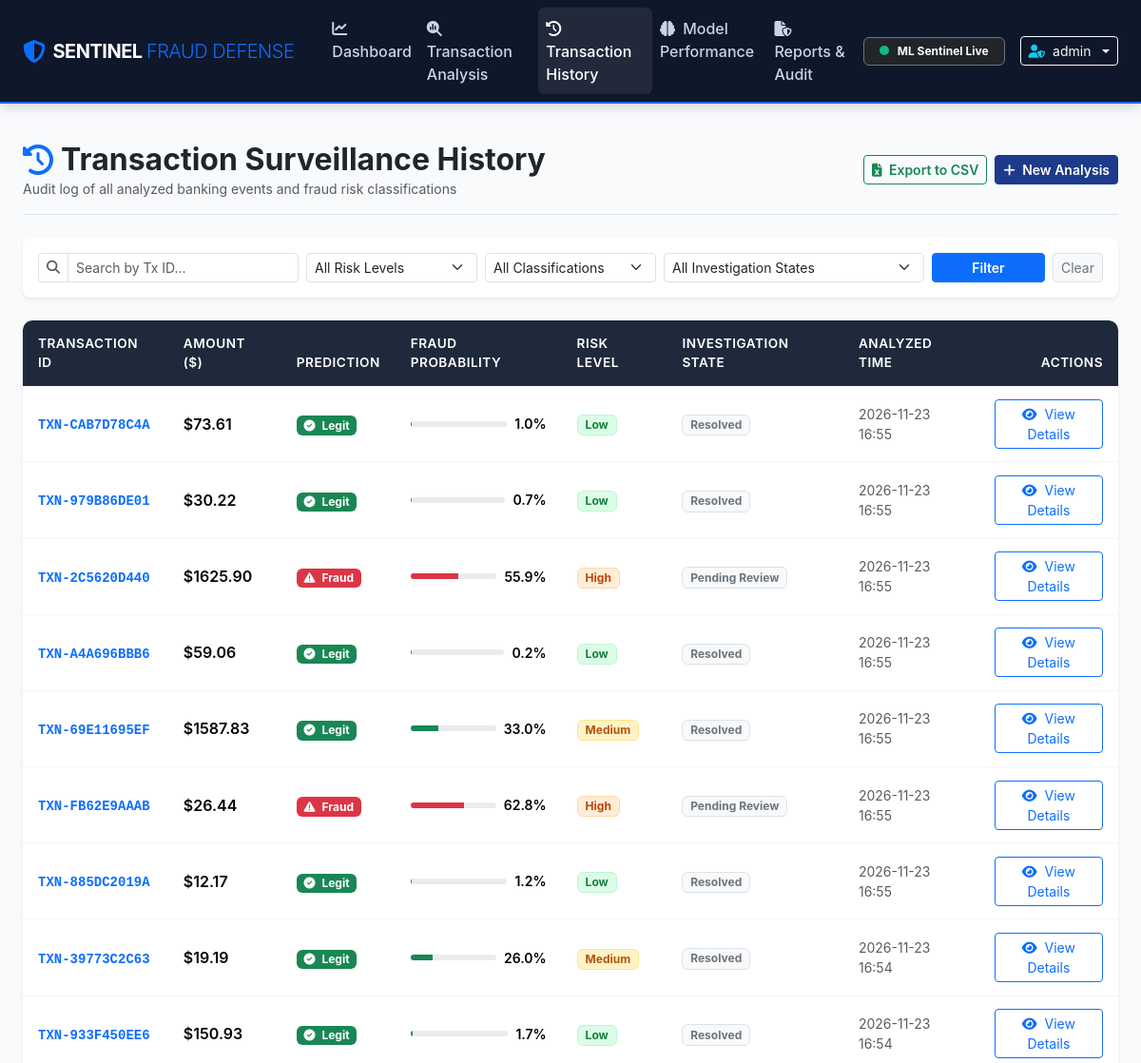
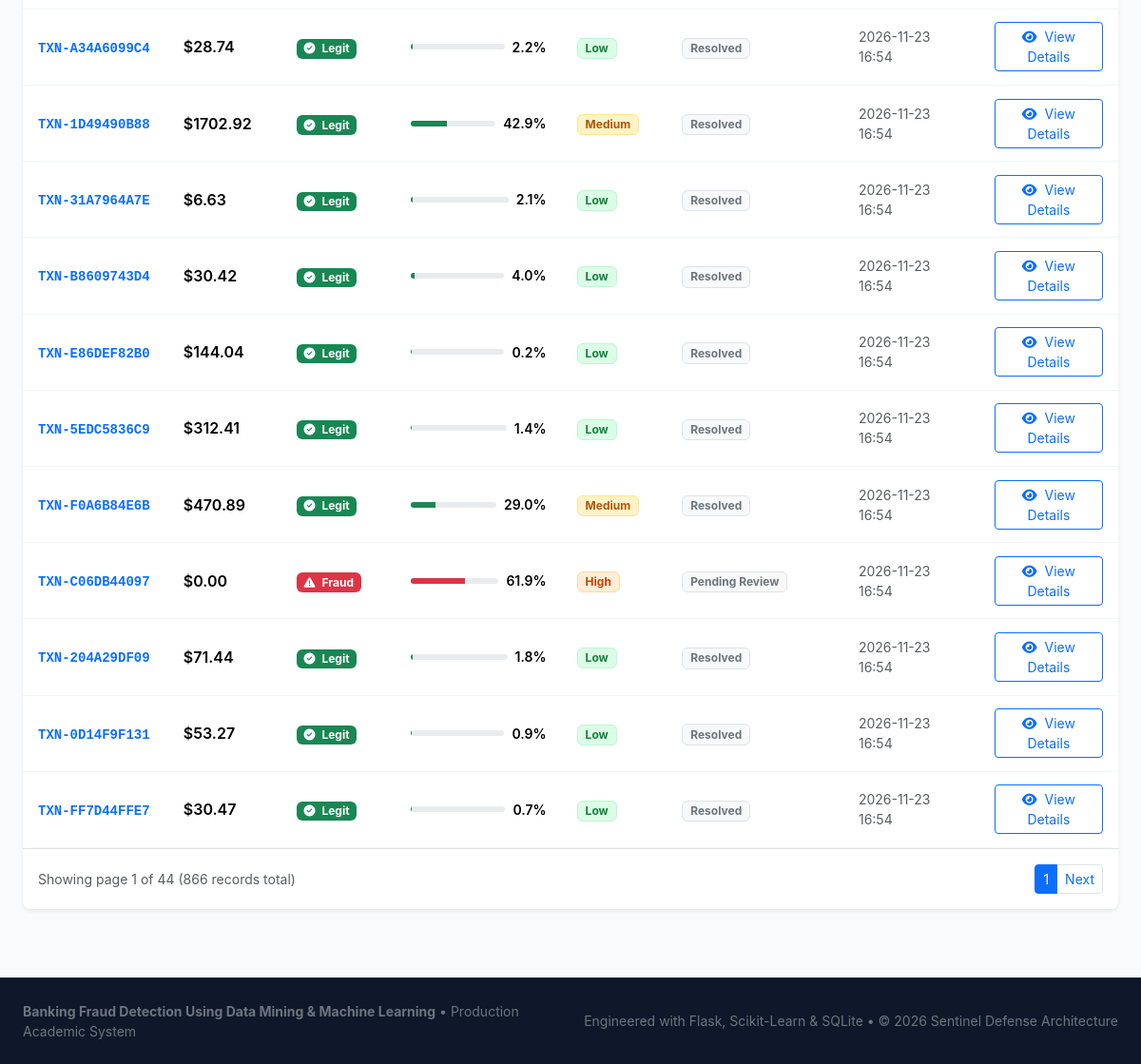
The page /transactions/history (signed in) on the database its author committed (2 pictures, top to bottom).
### database/db.py (models this page shows, shortened)
class TransactionRecord(db.Model):
    __tablename__ = 'transactions'
    id = db.Column(db.Integer, primary_key=True)
    transaction_id = db.Column(db.String(64), unique=True, nullable=False, index=True)
    time_offset = db.Column(db.Float, default=0.0) # Seconds from reference
    amount = db.Column(db.Float, nullable=False)
    feature_v1 = db.Column(db.Float, default=0.0)
    feature_v2 = db.Column(db.Float, default=0.0)
    feature_v3 = db.Column(db.Float, default=0.0)
    feature_v4 = db.Column(db.Float, default=0.0)
    feature_v10 = db.Column(db.Float, default=0.0)
    feature_v12 = db.Column(db.Float, default=0.0)
    feature_v14 = db.Column(db.Float, default=0.0)
    feature_v17 = db.Column(db.Float, default=0.0)
    features_json = db.Column(db.Text, nullable=True) # Full V1-V28 vector
    prediction = db.Column(db.String(20), nullable=False) # 'Legitimate' or 'Fraudulent'
    is_fraud = db.Column(db.Boolean, nullable=False, default=False)
    fraud_probability = db.Column(db.Float, nullable=False)
    risk_level = db.Column(db.String(20), nullable=False) # 'Low', 'Medium', 'High', 'Critical'
    indicators_json = db.Column(db.Text, nullable=True) # Explanatory factors
    is_investigated = db.Column(db.Boolean, default=False)
    investigation_status = db.Column(db.String(30), default='Pending Review') # 'Pending Review', 'Confirmed Fraud', 'False Positive', 'Resolved'
    admin_notes = db.Column(db.Text, nullable=True)
    created_at = db.Column(db.DateTime, default=get_utc_now, index=True)

### routes/transactions.py (the view)
@transactions_bp.route('/transactions/history')
@login_required
def history():
    page = request.args.get('page', 1, type=int)
    search = request.args.get('search', '').strip()
    risk_filter = request.args.get('risk', '').strip()
    status_filter = request.args.get('status', '').strip()
    investigation_filter = request.args.get('investigation', '').strip()
    query = TransactionRecord.query
    if search:
        query = query.filter(TransactionRecord.transaction_id.ilike(f"%{search}%"))
    if risk_filter:
        query = query.filter_by(risk_level=risk_filter)
    if status_filter:
        if status_filter == 'Fraudulent':
            query = query.filter_by(is_fraud=True)
        elif status_filter == 'Legitimate':
            query = query.filter_by(is_fraud=False)
    if investigation_filter:
        query = query.filter_by(investigation_status=investigation_filter)
    pagination = query.order_by(TransactionRecord.created_at.desc()).paginate(
        page=page, per_page=20, error_out=False
    )
    return render_template(
        'history.html',
        pagination=pagination,
        search=search,
        risk_filter=risk_filter,
        status_filter=status_filter,
        investigation_filter=investigation_filter
    )

### routes/auth.py (called while the page is built)
def login_required(f):
    @wraps(f)
    def decorated_function(*args, **kwargs):
        if 'user_id' not in session:
            flash('Please log in to access this page.', 'warning')
            return redirect(url_for('auth.login', next=request.url))
        return f(*args, **kwargs)
    return decorated_function

### templates/history.html (shortened to what this page needs)
{% extends "base.html" %}
{% block content %}
<div class="container-fluid px-4 py-4">
    <div class="d-flex flex-wrap align-items-center justify-content-between pb-3 mb-4 border-bottom gap-2">
        <div>
            <h2 class="fw-bold text-dark mb-0 d-flex align-items-center gap-2">
                <i class="fa-solid fa-clock-rotate-left text-primary"></i>
                Transaction Surveillance History
            </h2>
            <p class="text-muted small mb-0">Audit log of all analyzed banking events and fraud risk classifications</p>
        </div>
        <div class="d-flex gap-2">
            <a href="{{ url_for('reports.export_csv') }}" class="btn btn-outline-success btn-sm fw-semibold">
                <i class="fa-solid fa-file-excel me-1"></i> Export to CSV
            </a>
            <a href="{{ url_for('transactions.index') }}" class="btn btn-primary btn-sm fw-semibold" style="background-color: #1e3a8a; border-color: #1e3a8a;">
                <i class="fa-solid fa-plus me-1"></i> New Analysis
            </a>
        </div>
    </div>
    <div class="card shadow-sm border-0 rounded-3 mb-4">
        <div class="card-body p-3">
            <form method="GET" action="{{ url_for('transactions.history') }}" class="row g-2 align-items-center">
                <div class="col-md-3">
                    <div class="input-group input-group-sm">
                        <span class="input-group-text bg-white text-muted"><i class="fa-solid fa-magnifying-glass"></i></span>
                        <input type="text" class="form-control" name="search" placeholder="Search by Tx ID..." value="{{ search }}">
                    </div>
                </div>
                <div class="col-md-2">
                    <select class="form-select form-select-sm" name="risk">
                        <option value="">All Risk Levels</option>
                    </select>
                </div>
                <div class="col-md-2">
                    <select class="form-select form-select-sm" name="status">
                        <option value="">All Classifications</option>
                    </select>
                </div>
                <div class="col-md-3">
                    <select class="form-select form-select-sm" name="investigation">
                        <option value="">All Investigation States</option>
                    </select>
                </div>
                <div class="col-md-2 d-flex gap-2">
                    <button type="submit" class="btn btn-primary btn-sm flex-grow-1 fw-semibold">
                        Filter
                    </button>
                    <a href="{{ url_for('transactions.history') }}" class="btn btn-light border btn-sm text-secondary">
                        Clear
                    </a>
                </div>
            </form>
        </div>
    </div>
    <div class="card shadow-sm border-0 rounded-3 overflow-hidden">
        <div class="card-body p-0">
            <div class="table-responsive">
                <table class="table table-hover table-sentinel mb-0 align-middle">
                    <thead>
                        <tr>
                            <th>Transaction ID</th>
                            <th>Amount ($)</th>
                            <th>Prediction</th>
                            <th>Fraud Probability</th>
                            <th>Risk Level</th>
                            <th>Investigation State</th>
                            <th>Analyzed Time</th>
                            <th class="text-end">Actions</th>
                        </tr>
                    </thead>
                    <tbody>
                        {% for tx in pagination.items %}
                        <tr>
                            <td>
                                <code class="text-primary fw-bold">{{ tx.transaction_id }}</code>
                            </td>
                            <td class="fw-semibold">${{ "%.2f"|format(tx.amount) }}</td>
                            <td>
                                {% if tx.is_fraud %}
                                    <span class="badge bg-danger text-white"><i class="fa-solid fa-triangle-exclamation me-1"></i> Fraud</span>
                                {% else %}
                                    <span class="badge bg-success text-white"><i class="fa-solid fa-circle-check me-1"></i> Legit</span>
                                {% endif %}
                            </td>
                            <td>
                                <div class="d-flex align-items-center gap-2">
                                    <div class="progress flex-grow-1" style="height: 6px; width: 60px;">
                                        <div class="progress-bar {% if tx.fraud_probability > 0.5 %}bg-danger{% else %}bg-success{% endif %}" style="width: {{ tx.fraud_probability * 100 }}%"></div>
                                    </div>
                                    <span class="small fw-semibold">{{ "%.1f"|format(tx.fraud_probability * 100) }}%</span>
                                </div>
                            </td>
                            <td>
                                <span class="badge badge-{{ tx.risk_level|lower }} px-2 py-1">{{ tx.risk_level }}</span>
                            </td>
                            <td>
                                <span class="badge bg-light text-secondary border">{{ tx.investigation_status }}</span>
                            </td>
                            <td class="small text-muted">{{ tx.created_at.strftime('%Y-%m-%d %H:%M') }}</td>
                            <td class="text-end">
                                <a href="{{ url_for('transactions.results', id=tx.id) }}" class="btn btn-outline-primary btn-sm py-1 px-2">
                                    <i class="fa-solid fa-eye me-1"></i> View Details
                                </a>
                            </td>
                        </tr>
                        {% endfor %}
                    </tbody>
                </table>
            </div>
        </div>
        {% if pagination.pages > 1 %}
        <div class="card-footer bg-white border-top py-3 d-flex justify-content-between align-items-center">
            <span class="small text-muted">
                Showing page {{ pagination.page }} of {{ pagination.pages }} ({{ pagination.total }} records total)
            </span>
            <nav>
                <ul class="pagination pagination-sm mb-0">
                    <li class="page-item active">
                        <span class="page-link">{{ pagination.page }}</span>
                    </li>
                    {% if pagination.has_next %}
                    <li class="page-item">
                        <a class="page-link" href="{{ url_for('transactions.history', page=pagination.next_num, search=search, risk=risk_filter, status=status_filter, investigation=investigation_filter) }}">Next</a>
                    </li>
                    {% endif %}
                </ul>
            </nav>
        </div>
        {% endif %}
    </div>
</div>
{% endblock %}

### templates/base.html (shortened to what this page needs)
<!DOCTYPE html>
<html lang="en">
<head>
    <link href="https://cdn.jsdelivr.net/npm/bootstrap@5.3.2/dist/css/bootstrap.min.css" rel="stylesheet">
    <link href="https://cdnjs.cloudflare.com/ajax/libs/font-awesome/6.4.2/css/all.min.css" rel="stylesheet">
    <link rel="stylesheet" href="{{ url_for('static', filename='css/style.css') }}">
</head>
<body>
    <nav class="navbar navbar-expand-lg navbar-dark navbar-sentinel sticky-top">
        <div class="container-fluid px-4">
            <a class="navbar-brand d-flex align-items-center" href="{{ url_for('dashboard.index') if 'user_id' in session else url_for('auth.login') }}">
                <i class="fa-solid fa-shield-halved text-primary fs-4 me-2"></i>
                <span>SENTINEL <span class="fw-light text-primary">FRAUD DEFENSE</span></span>
            </a>
            {% if 'user_id' in session %}
            <div class="collapse navbar-collapse" id="sentinelNav">
                <ul class="navbar-nav me-auto mb-2 mb-lg-0 ms-lg-3">
                    <li class="nav-item">
                        <a class="nav-link {% if request.endpoint == 'dashboard.index' %}active{% endif %}" href="{{ url_for('dashboard.index') }}">
                            <i class="fa-solid fa-chart-line me-1"></i> Dashboard
                        </a>
                    </li>
                    <li class="nav-item">
                        <a class="nav-link {% if request.endpoint == 'transactions.index' %}active{% endif %}" href="{{ url_for('transactions.index') }}">
                            <i class="fa-solid fa-magnifying-glass-chart me-1"></i> Transaction Analysis
                        </a>
                    </li>
                    <li class="nav-item">
                        <a class="nav-link {% if request.endpoint == 'transactions.history' %}active{% endif %}" href="{{ url_for('transactions.history') }}">
                            <i class="fa-solid fa-clock-rotate-left me-1"></i> Transaction History
                        </a>
                    </li>
                    <li class="nav-item">
                        <a class="nav-link {% if request.endpoint == 'reports.performance' %}active{% endif %}" href="{{ url_for('reports.performance') }}">
                            <i class="fa-solid fa-brain me-1"></i> Model Performance
                        </a>
                    </li>
                    <li class="nav-item">
                        <a class="nav-link {% if request.endpoint == 'reports.index' %}active{% endif %}" href="{{ url_for('reports.index') }}">
                            <i class="fa-solid fa-file-shield me-1"></i> Reports & Audit
                        </a>
                    </li>
                </ul>
                <div class="d-flex align-items-center gap-3">
                    <span class="badge bg-dark border border-secondary text-light px-3 py-2">
                        <span class="pulse-dot"></span> ML Sentinel Live
                    </span>
                    <div class="dropdown">
                        <button class="btn btn-outline-light btn-sm dropdown-toggle d-flex align-items-center gap-2" type="button" data-bs-toggle="dropdown">
                            <i class="fa-solid fa-user-shield text-info"></i>
                            <span>{{ session.get('username', 'Admin') }}</span>
                        </button>
                    </div>
                </div>
            </div>
            {% endif %}
        </div>
    </nav>
    <main class="flex-grow-1">
        {% block content %}{% endblock %}
    </main>
    <footer class="mt-5 py-4">
        <div class="container-fluid px-4 text-center">
            <div class="row align-items-center">
                <div class="col-md-6 text-md-start text-secondary small">
                    <strong>Banking Fraud Detection Using Data Mining & Machine Learning</strong> &bull; Production Academic System
                </div>
                <div class="col-md-6 text-md-end text-secondary small">
                    Engineered with Flask, Scikit-Learn & SQLite &bull; &copy; 2026 Sentinel Defense Architecture
                </div>
            </div>
        </div>
    </footer>
</body>
</html>

### static/css/style.css (style rules this page uses)
:root { --navy-900: #0f172a; --navy-800: #1e293b; --navy-700: #334155; --navy-600: #475569; --navy-100: #f1f5f9; --navy-50: #f8fafc; --primary-blue: #2563eb; --accent-indigo: #4f46e5; --fraud-red: #ef4444; --legit-green: #10b981; --warn-amber: #f59e0b; --high-orange: #ea580c; }
body { background-color: var(--navy-50); font-family: -apple-system, BlinkMacSystemFont, "Segoe UI", Roboto, "Helvetica Neue", Arial, sans-serif; color: var(--navy-900); min-height: 100vh; display: flex; flex-direction: column; }
.navbar-sentinel { background-color: var(--navy-900); border-bottom: 2px solid #2563eb; box-shadow: 0 4px 12px rgba(15, 23, 42, 0.15); }
.navbar-sentinel .navbar-brand { font-weight: 700; letter-spacing: -0.5px; color: #ffffff !important; }
.navbar-sentinel .nav-link { color: #cbd5e1 !important; font-weight: 500; padding: 0.6rem 1rem; border-radius: 6px; transition: all 0.2s ease-in-out; }
.navbar-sentinel .nav-link:hover, .navbar-sentinel .nav-link.active { color: #ffffff !important; background-color: rgba(255, 255, 255, 0.08); }
.badge-low { background-color: #dcfce7; color: #15803d; border: 1px solid #bbf7d0; }
.badge-medium { background-color: #fef3c7; color: #b45309; border: 1px solid #fde68a; }
.badge-high { background-color: #ffedd5; color: #c2410c; border: 1px solid #fed7aa; }
.table-sentinel { background: #ffffff; border-radius: 10px; overflow: hidden; }
.table-sentinel thead th { background-color: var(--navy-800); color: #ffffff; font-weight: 600; font-size: 0.85rem; text-transform: uppercase; letter-spacing: 0.5px; border: none; padding: 0.9rem 1rem; }
.table-sentinel tbody td { padding: 0.85rem 1rem; vertical-align: middle; border-bottom: 1px solid #f1f5f9; }
.pulse-dot { display: inline-block; width: 10px; height: 10px; border-radius: 50%; background-color: #10b981; margin-right: 6px; animation: pulse 1.5s infinite; }
footer { margin-top: auto; background: var(--navy-900); color: #94a3b8; padding: 1.5rem 0; border-top: 1px solid var(--navy-800); }

### rows shown on the page
TransactionRecord: transaction_id "TXN-CAB7D78C4A", amount "73.61", is_fraud False (drawn), tx.fraud_probability*100 "1.0", risk_level "Low", investigation_status "Resolved", created_at "2026-11-23 16:55"
TransactionRecord: transaction_id "TXN-979B86DE01", amount "30.22", is_fraud False (drawn), tx.fraud_probability*100 "0.7", risk_level "Low", investigation_status "Resolved", created_at "2026-11-23 16:55"
TransactionRecord: transaction_id "TXN-2C5620D440", amount "1625.90", is_fraud True (drawn), tx.fraud_probability*100 "55.9", risk_level "High", investigation_status "Pending Review", created_at "2026-11-23 16:55"
TransactionRecord: transaction_id "TXN-A4A696BBB6", amount "59.06", is_fraud False (drawn), tx.fraud_probability*100 "0.2", risk_level "Low", investigation_status "Resolved", created_at "2026-11-23 16:55"
TransactionRecord: transaction_id "TXN-69E11695EF", amount "1587.83", is_fraud False (drawn), tx.fraud_probability*100 "33.0", risk_level "Medium", investigation_status "Resolved", created_at "2026-11-23 16:55"
TransactionRecord: transaction_id "TXN-FB62E9AAAB", amount "26.44", is_fraud True (drawn), tx.fraud_probability*100 "62.8", risk_level "High", investigation_status "Pending Review", created_at "2026-11-23 16:55"
TransactionRecord: transaction_id "TXN-885DC2019A", amount "12.17", is_fraud False (drawn), tx.fraud_probability*100 "1.2", risk_level "Low", investigation_status "Resolved", created_at "2026-11-23 16:55"
TransactionRecord: transaction_id "TXN-39773C2C63", amount "19.19", is_fraud False (drawn), tx.fraud_probability*100 "26.0", risk_level "Medium", investigation_status "Resolved", created_at "2026-11-23 16:54"
TransactionRecord: transaction_id "TXN-933F450EE6", amount "150.93", is_fraud False (drawn), tx.fraud_probability*100 "1.7", risk_level "Low", investigation_status "Resolved", created_at "2026-11-23 16:54"
TransactionRecord: transaction_id "TXN-A34A6099C4", amount "28.74", is_fraud False (drawn), tx.fraud_probability*100 "2.2", risk_level "Low", investigation_status "Resolved", created_at "2026-11-23 16:54"
TransactionRecord: transaction_id "TXN-1D49490B88", amount "1702.92", is_fraud False (drawn), tx.fraud_probability*100 "42.9", risk_level "Medium", investigation_status "Resolved", created_at "2026-11-23 16:54"
TransactionRecord: transaction_id "TXN-31A7964A7E", amount "6.63", is_fraud False (drawn), tx.fraud_probability*100 "2.1", risk_level "Low", investigation_status "Resolved", created_at "2026-11-23 16:54"
TransactionRecord: transaction_id "TXN-B8609743D4", amount "30.42", is_fraud False (drawn), tx.fraud_probability*100 "4.0", risk_level "Low", investigation_status "Resolved", created_at "2026-11-23 16:54"
TransactionRecord: transaction_id "TXN-E86DEF82B0", amount "144.04", is_fraud False (drawn), tx.fraud_probability*100 "0.2", risk_level "Low", investigation_status "Resolved", created_at "2026-11-23 16:54"
TransactionRecord: transaction_id "TXN-5EDC5836C9", amount "312.41", is_fraud False (drawn), tx.fraud_probability*100 "1.4", risk_level "Low", investigation_status "Resolved", created_at "2026-11-23 16:54"
TransactionRecord: transaction_id "TXN-F0A6B84E6B", amount "470.89", is_fraud False (drawn), tx.fraud_probability*100 "29.0", risk_level "Medium", investigation_status "Resolved", created_at "2026-11-23 16:54"
TransactionRecord: transaction_id "TXN-C06DB44097", amount "0.00", is_fraud True (drawn), tx.fraud_probability*100 "61.9", risk_level "High", investigation_status "Pending Review", created_at "2026-11-23 16:54"
TransactionRecord: transaction_id "TXN-204A29DF09", amount "71.44", is_fraud False (drawn), tx.fraud_probability*100 "1.8", risk_level "Low", investigation_status "Resolved", created_at "2026-11-23 16:54"
TransactionRecord: transaction_id "TXN-0D14F9F131", amount "53.27", is_fraud False (drawn), tx.fraud_probability*100 "0.9", risk_level "Low", investigation_status "Resolved", created_at "2026-11-23 16:54"
TransactionRecord: transaction_id "TXN-FF7D44FFE7", amount "30.47", is_fraud False (drawn), tx.fraud_probability*100 "0.7", risk_level "Low", investigation_status "Resolved", created_at "2026-11-23 16:54"

### other values the page prints
{{ session.get('username', 'Admin') }} "admin"
{{ pagination.page }} "1"
{{ pagination.pages }} "44"
{{ pagination.total }} "866"
